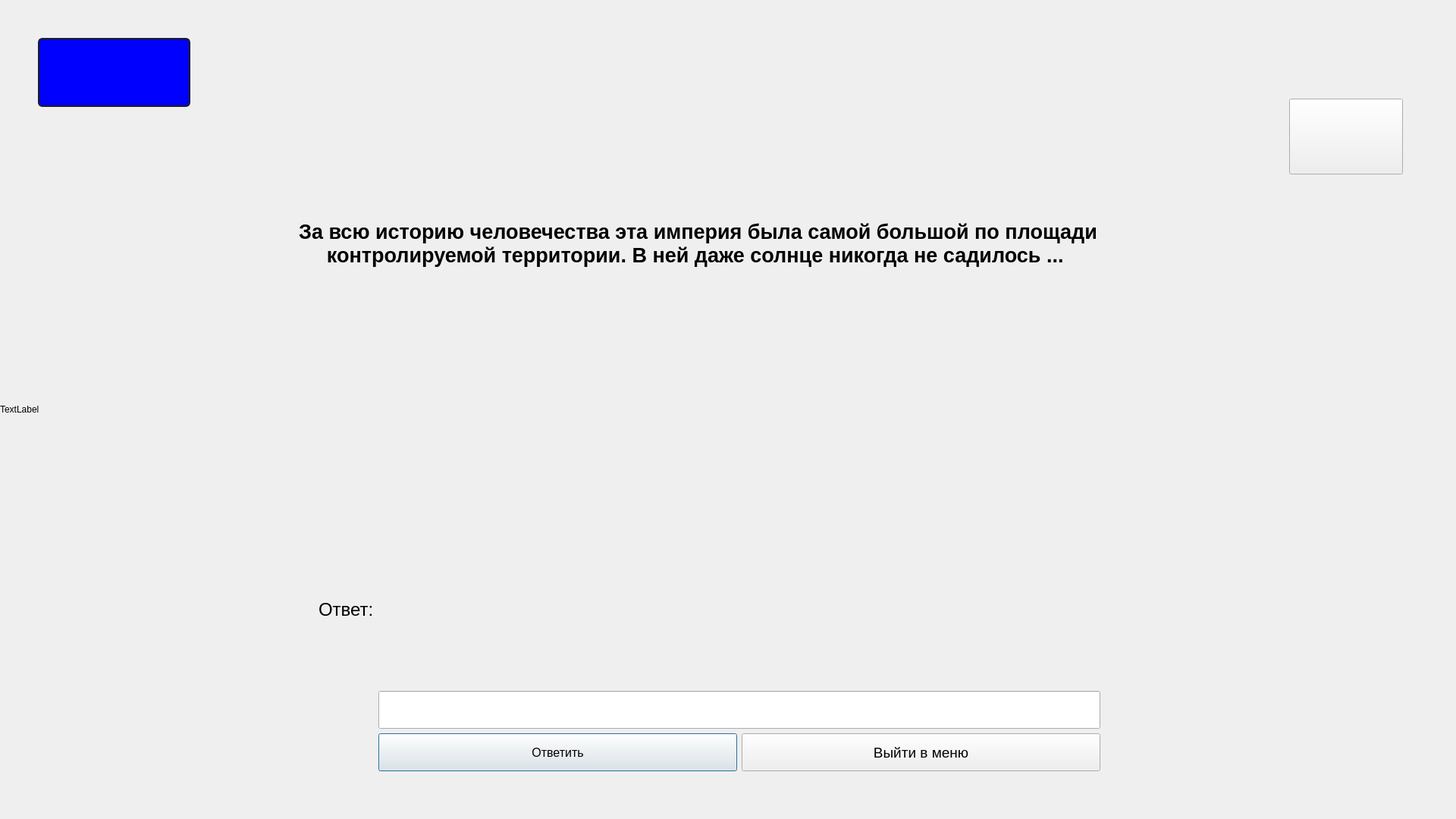
<?xml version="1.0" encoding="UTF-8"?>
<ui version="4.0">
 <class>window111</class>
 <widget class="QDialog" name="window111">
  <property name="geometry">
   <rect>
    <x>0</x>
    <y>0</y>
    <width>1920</width>
    <height>1080</height>
   </rect>
  </property>
  <property name="windowTitle">
   <string>Dialog</string>
  </property>
  <property name="styleSheet">
   <string notr="true"/>
  </property>
  <widget class="QStackedWidget" name="stackedWidget">
   <property name="geometry">
    <rect>
     <x>-50</x>
     <y>120</y>
     <width>1920</width>
     <height>1080</height>
    </rect>
   </property>
   <property name="currentIndex">
    <number>0</number>
   </property>
   <widget class="QWidget" name="page">
    <widget class="QLabel" name="label">
     <property name="geometry">
      <rect>
       <x>440</x>
       <y>10</y>
       <width>1061</width>
       <height>381</height>
      </rect>
     </property>
     <property name="font">
      <font>
       <pointsize>20</pointsize>
       <weight>75</weight>
       <bold>true</bold>
       <underline>false</underline>
       <stylestrategy>PreferDefault</stylestrategy>
      </font>
     </property>
     <property name="mouseTracking">
      <bool>false</bool>
     </property>
     <property name="text">
      <string>За всю историю человечества эта империя была самой большой по площади контролируемой территории. В ней даже солнце никогда не садилось ... </string>
     </property>
     <property name="textFormat">
      <enum>Qt::AutoText</enum>
     </property>
     <property name="scaledContents">
      <bool>false</bool>
     </property>
     <property name="alignment">
      <set>Qt::AlignCenter</set>
     </property>
     <property name="wordWrap">
      <bool>true</bool>
     </property>
    </widget>
    <widget class="QWidget" name="layoutWidget">
     <property name="geometry">
      <rect>
       <x>470</x>
       <y>470</y>
       <width>1031</width>
       <height>427</height>
      </rect>
     </property>
     <layout class="QHBoxLayout" name="horizontalLayout_2">
      <item>
       <widget class="QLabel" name="label_4">
        <property name="minimumSize">
         <size>
          <width>0</width>
          <height>100</height>
         </size>
        </property>
        <property name="font">
         <font>
          <pointsize>18</pointsize>
         </font>
        </property>
        <property name="text">
         <string>Ответ:</string>
        </property>
       </widget>
      </item>
      <item>
       <layout class="QVBoxLayout" name="verticalLayout">
        <item>
         <widget class="QLabel" name="label_result">
          <property name="minimumSize">
           <size>
            <width>0</width>
            <height>200</height>
           </size>
          </property>
          <property name="font">
           <font>
            <pointsize>30</pointsize>
            <weight>75</weight>
            <bold>true</bold>
           </font>
          </property>
          <property name="styleSheet">
           <string notr="true"/>
          </property>
          <property name="text">
           <string/>
          </property>
         </widget>
        </item>
        <item>
         <widget class="QLineEdit" name="lineEdit_answer">
          <property name="minimumSize">
           <size>
            <width>0</width>
            <height>50</height>
           </size>
          </property>
          <property name="font">
           <font>
            <pointsize>20</pointsize>
            <weight>75</weight>
            <bold>true</bold>
           </font>
          </property>
          <property name="text">
           <string/>
          </property>
         </widget>
        </item>
        <item>
         <layout class="QHBoxLayout" name="horizontalLayout">
          <item>
           <widget class="QPushButton" name="pushButton_answer">
            <property name="enabled">
             <bool>true</bool>
            </property>
            <property name="minimumSize">
             <size>
              <width>0</width>
              <height>50</height>
             </size>
            </property>
            <property name="font">
             <font>
              <pointsize>12</pointsize>
             </font>
            </property>
            <property name="text">
             <string>Ответить</string>
            </property>
           </widget>
          </item>
          <item>
           <widget class="QPushButton" name="pushButton_11">
            <property name="minimumSize">
             <size>
              <width>0</width>
              <height>50</height>
             </size>
            </property>
            <property name="font">
             <font>
              <pointsize>14</pointsize>
             </font>
            </property>
            <property name="text">
             <string>Выйти в меню</string>
            </property>
           </widget>
          </item>
         </layout>
        </item>
       </layout>
      </item>
     </layout>
    </widget>
    <widget class="QPushButton" name="show_hit">
     <property name="geometry">
      <rect>
       <x>1750</x>
       <y>10</y>
       <width>150</width>
       <height>100</height>
      </rect>
     </property>
     <property name="text">
      <string/>
     </property>
    </widget>
   </widget>
   <widget class="QWidget" name="page_2">
    <widget class="QPushButton" name="close_hit">
     <property name="geometry">
      <rect>
       <x>1750</x>
       <y>10</y>
       <width>150</width>
       <height>100</height>
      </rect>
     </property>
     <property name="text">
      <string/>
     </property>
    </widget>
   </widget>
   <widget class="QWidget" name="page_3"/>
  </widget>
  <widget class="QLabel" name="label_score">
   <property name="geometry">
    <rect>
     <x>50</x>
     <y>50</y>
     <width>201</width>
     <height>91</height>
    </rect>
   </property>
   <property name="styleSheet">
    <string notr="true">QLabel
{
font-weight: bold;
    color: yellow;
    background-color: blue;
    border-width: 2px;
    border-color: #1e1e1e;
    border-style: solid;
    border-radius: 6;
    padding: 3px;
    font-size: 40px;
    padding-left: 5px;
    padding-right: 5px;
}

QPushButton:pressed
{
    background-color: QLinearGradient( x1: 0, y1: 0, x2: 0, y2: 1, stop: 0 #2d2d2d, stop: 0.1 #2b2b2b, stop: 0.5 #292929, stop: 0.9 #282828, stop: 1 #252525);
}

QPushButton:hover
{
    border: 2px solid QLinearGradient( x1: 0, y1: 0, x2: 0, y2: 1, stop: 0 #ffa02f, stop: 1 #d7801a);
}

QPushButton:focus {
    border-color: yellow;
   outline: none;
}</string>
   </property>
   <property name="text">
    <string/>
   </property>
  </widget>
  <widget class="QLabel" name="label_2">
   <property name="geometry">
    <rect>
     <x>0</x>
     <y>0</y>
     <width>1920</width>
     <height>1080</height>
    </rect>
   </property>
   <property name="text">
    <string>TextLabel</string>
   </property>
  </widget>
  <zorder>label_2</zorder>
  <zorder>stackedWidget</zorder>
  <zorder>label_score</zorder>
 </widget>
 <resources/>
 <connections/>
</ui>
